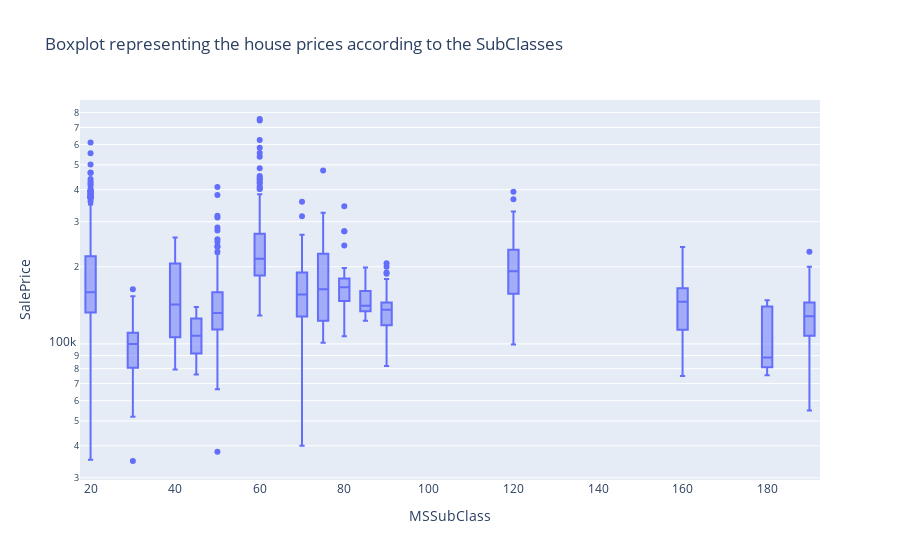

Notebook code for this chart:
### Code cell
fig = px.box(train, x = "MSSubClass", y = "SalePrice", log_y = True, 
             title = "Boxplot representing the house prices according to the SubClasses")
fig.show()

### Figure 1 — Plotly figure (JSON) as saved in the notebook; plotly's stock layout.template omitted (floating-point values rounded to 4 significant figures; data arrays with more than 128 entries replaced by an {"elided": "..."} marker saying what was removed)
{"data": [{"alignmentgroup": "True", "hovertemplate": "MSSubClass=%{x}<br>SalePrice=%{y}<extra></extra>", "legendgroup": "", "marker": {"color": "#636efa"}, "name": "", "notched": false, "offsetgroup": "", "orientation": "v", "showlegend": false, "type": "box", "x": {"elided": "1460 int values"}, "x0": " ", "xaxis": "x", "y": {"elided": "1460 int values"}, "y0": " ", "yaxis": "y"}], "layout": {"autosize": true, "boxmode": "group", "legend": {"tracegroupgap": 0}, "title": {"text": "Boxplot representing the house prices according to the SubClasses"}, "xaxis": {"anchor": "y", "autorange": true, "domain": [0, 1], "range": [17.5, 192.5], "title": {"text": "MSSubClass"}, "type": "linear"}, "yaxis": {"anchor": "x", "autorange": true, "domain": [0, 1], "range": [4.469, 5.952], "title": {"text": "SalePrice"}, "type": "log"}}}
